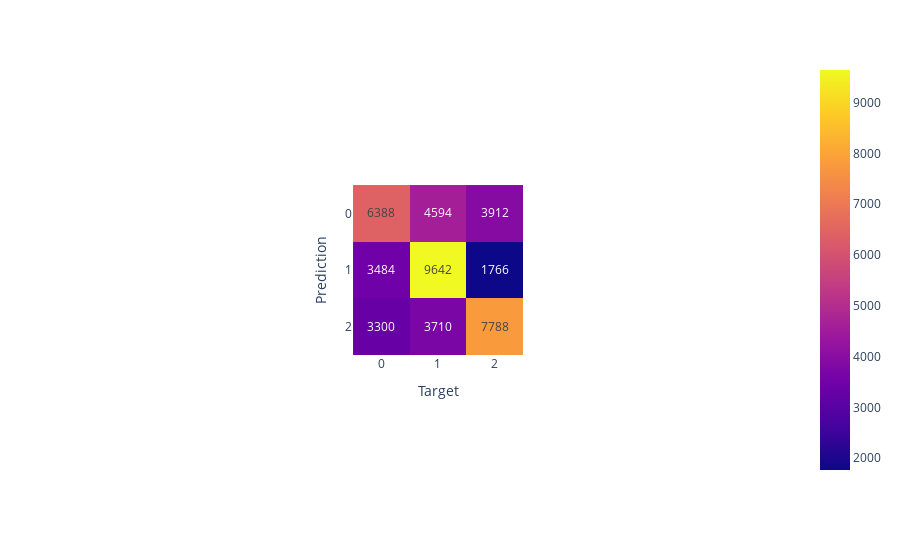

Here is the notebook cell this chart was saved with:
### Code cell
plt.rcParams['figure.figsize'] = (10, 10)
fig = px.imshow(confusion_matrix(y_test, predicted), text_auto=True)
fig.update_layout(xaxis_title='Target', yaxis_title='Prediction')

### Figure 1 — Plotly figure (JSON) as saved in the notebook; plotly's stock layout.template omitted (floating-point values rounded to 4 significant figures)
{"data": [{"coloraxis": "coloraxis", "hovertemplate": "x: %{x}<br>y: %{y}<br>color: %{z}<extra></extra>", "name": "0", "texttemplate": "%{z}", "type": "heatmap", "xaxis": "x", "yaxis": "y", "z": [[6388, 4594, 3912], [3484, 9642, 1766], [3300, 3710, 7788]]}], "layout": {"autosize": true, "coloraxis": {"colorscale": [[0, "#0d0887"], [0.1111, "#46039f"], [0.2222, "#7201a8"], [0.3333, "#9c179e"], [0.4444, "#bd3786"], [0.5556, "#d8576b"], [0.6667, "#ed7953"], [0.7778, "#fb9f3a"], [0.8889, "#fdca26"], [1, "#f0f921"]]}, "margin": {"t": 60}, "xaxis": {"anchor": "y", "autorange": true, "constrain": "domain", "domain": [0.3813, 0.6187], "range": [-0.5, 2.5], "scaleanchor": "y", "title": {"text": "Target"}}, "yaxis": {"anchor": "x", "autorange": true, "constrain": "domain", "domain": [0, 1], "range": [2.5, -0.5], "title": {"text": "Prediction"}}}}
